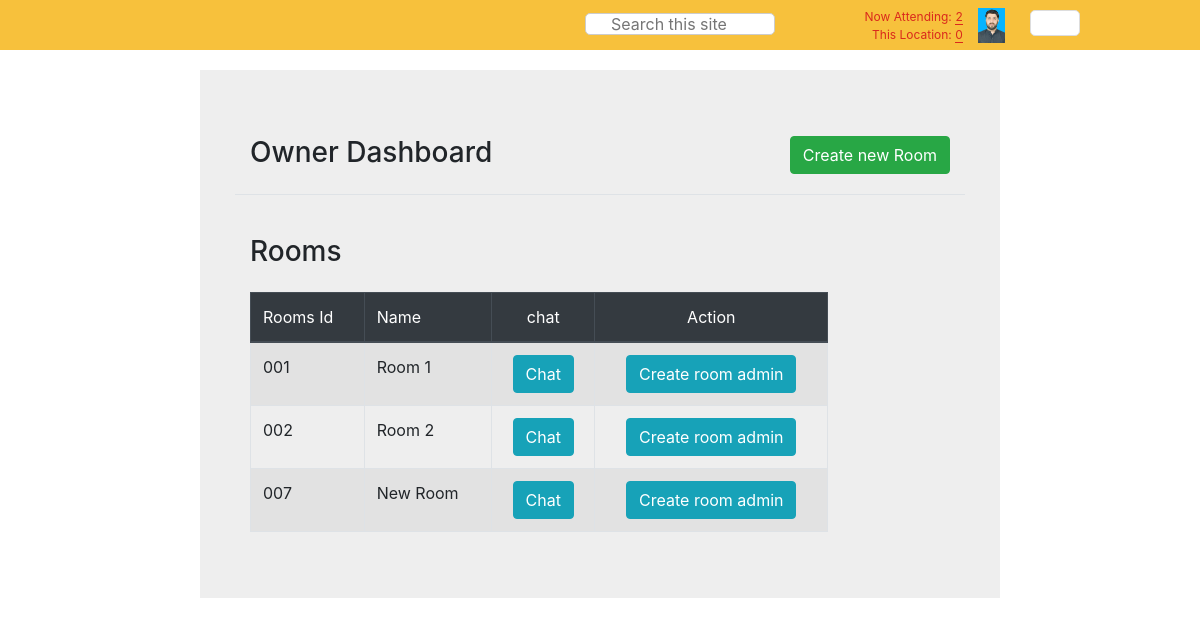
Screenshot of /chat/owner/dashboard/ (signed in) with the database file from the repository.
### common/models.py (models this page shows, shortened)
class UserProfile(models.Model):
    USER_TYPE_USER = 'user'
    USER_TYPE_PAGE_ADMIN = 'page_admin'
    USER_TYPE_OWNER = 'owner'
    USER_TYPE_MEMBER = 'member'
    USER_TYPES = (
        (USER_TYPE_USER, 'user'),
        (USER_TYPE_PAGE_ADMIN, 'page_admin'),
        (USER_TYPE_OWNER, 'owner'),
        (USER_TYPE_MEMBER, 'member'),
    )
    STATUS_ONLINE = 'Online'
    STATUS_OFFLINE = 'Offline'
    STATUS_AWAY = 'Away'
    STATUS_DONT_DISTURB = 'Do not Disturb'
    STATUSES = (
        (STATUS_ONLINE, 'Online'),
        (STATUS_OFFLINE, 'Offline'),
        (STATUS_AWAY, 'Away'),
        (STATUS_DONT_DISTURB, 'Do not Disturb')
    )
    user = models.OneToOneField(User, on_delete=models.CASCADE,
                                related_name='user_profile')
    company_name = models.CharField(max_length=200, null=True, blank=True)
    email = models.CharField(max_length=100, null=True, blank=True)
    date_of_birth = models.DateField(blank=True, null=True)
    profile_name = models.CharField(max_length=256, blank=True, null=True)
    profile_image = models.ImageField(upload_to="customer/profile/", null=True, blank=True)
    is_custom_profile_image = models.BooleanField(default=False)
    phone = models.CharField(max_length=256, blank=True, null=True)
    alternate_phone = models.CharField(max_length=256, blank=True, null=True)
    gender = models.CharField(
        max_length=1, choices=(('m', _('Male')), ('f', _('Female'))),
        blank=True, null=True)
    type = models.CharField(
        max_length=200, choices=USER_TYPES, default=USER_TYPE_USER,
        blank=True, null=True)
    hometown = models.CharField(max_length=256, blank=True, null=True)
    location = models.CharField(max_length=256, blank=True, null=True)
    address = models.CharField(max_length=256, blank=True, null=True)
    status = models.CharField(max_length=100, choices=STATUSES,
                             default=STATUS_ONLINE, blank=True, null=True)
    linked_in = models.URLField(max_length=256, blank=True, null=True)
    google_plus = models.URLField(max_length=256, blank=True, null=True)
    facebook = models.URLField(max_length=256, blank=True, null=True)
    youtube = models.URLField(max_length=256, blank=True, null=True)

### chat/models.py (models this page shows, shortened)
class RoomAdmin(models.Model):
    room = models.ForeignKey(Room, on_delete=models.CASCADE,
     related_name='admin_room', blank=True, null=True
    )
    user = models.ForeignKey(User, on_delete=models.CASCADE,
     related_name='user_room_admin', blank=True, null=True
    )
    status=models.BooleanField(default=True)

class Room(models.Model):
    title = models.CharField(max_length=255)
    staff_only = models.BooleanField(default=False)

### chat/views.py (the view)
# urls.py: path('owner/dashboard/', views.OwnerDashboard.as_view(), name='owner_dashboard'),
class OwnerDashboard(TemplateView):
    template_name = 'rooms/owner_dashboard.html'
    def get_context_data(self, **kwargs):
        context = super(
            OwnerDashboard, self).get_context_data(**kwargs)
        rooms = Room.objects.all()
        members = User.objects.all()
        roomadmins = RoomAdmin.objects.filter(
            user__id=self.request.user.id)
        context.update({
            'rooms': rooms,
            'roomadmins': roomadmins,
            'members': members,
            'total_logged_in_users': get_all_logged_in_users().count(),
            'logged_in_members': get_all_logged_in_users(),
        })
        return context

### common/views.py (called while the page is built)
def get_all_logged_in_users():
	sessions = Session.objects.filter(expire_date__gte=timezone.now())
	uid_list = []
	for session in sessions:
		data = session.get_decoded()
		uid_list.append(data.get('_auth_user_id', None))
	return User.objects.filter(id__in=uid_list)

### templates/rooms/owner_dashboard.html (shortened to what this page needs)
{% extends "base.html" %}
{% block content %}
<div style="background-color: #eeeeee; padding: 50px; margin-top: 20px">
<div class="row border-bottom py-3">
    <div class="col-md-6">
        <h3>Owner Dashboard</h3>
    </div>
    <div class="col-md-6">
        <a class="btn btn-success float-right text-white" data-toggle="modal" data-target="#createRoomModal">Create new Room</a>
    </div>
</div>
<div class="row">
    <div class="col-md-10">
        <div class="pt-4">
            <table class="table align-items-center table-striped table-bordered table-hover">
                <h3 class="py-3">Rooms</h3>
                <thead class="thead-dark">
                <tr>
                    <th>Rooms Id</th>
                    <th>Name</th>
                    <th class="text-center">chat</th>
                    <th class="text-center">Action</th>
                </tr>
                </thead>
                <tbody>
                {% for roomadmin in roomadmins %}
                    <tr>
                        <td>{{roomadmin.room.id|stringformat:"03d"}}</td>
                        <td>{{roomadmin.room.title|title}}</td>
                        <td class="text-center">
                            <a class="btn btn-info" href="{% url 'chat:room_detail' pk=roomadmin.room.id %}">Chat</a>
                        </td>
                        <td class="text-center">
                            <a class="btn btn-info" href="{% url 'chat:create_room_admin' pk=roomadmin.room.id %}">Create room admin</a>
                        </td>
                    </tr>
                {% endfor %}
                </tbody>
            </table>
        </div>
    </div>
</div>
</div>
{% endblock %}

### templates/base.html (shortened to what this page needs)
<!DOCTYPE html>
{% load staticfiles %}
<html>
<head>
	<link rel="stylesheet" href="{% static "css/style.css" %}" type="text/css" media="screen" />
	<link rel="stylesheet" href="{% static "css/ui-redesign.css" %}" type="text/css" />
    <link rel="stylesheet" href="{% static "css/bootstrap.min.css" %}" type="text/css" media="screen" />
    <link href="//netdna.bootstrapcdn.com/bootstrap/3.0.0/css/bootstrap-glyphicons.css" rel="stylesheet">
	<link rel="stylesheet" href="https://stackpath.bootstrapcdn.com/font-awesome/4.7.0/css/font-awesome.min.css" type="text/css" media="screen" />
</head>
<body>
    <div id="header-bar"><div>
    <div id="header" style="background: #f7c13c;">
        <div id="header-container">
        {% if request.user.is_authenticated %}
            <div id="header-controls" style="color:#666">
                <ul>
                    <li class="search-box">
                        <input id="search-keyword" class="round" placeholder="Search this site">
                        <a href="javascript:;" class="main-icon search" id="search-btn" tooltip="Click to Search"></a>
                    </li>
                    <li id="user-info">
    <div class="header-user">
        <div class="left onlineUser-num display-inline-table hide" id="online-counter" style="display: block;">
            <div class="display-table-row" style="cursor: pointer" data-toggle="modal" data-target="#attendingMembers"><div class="online-user-type display-table-cell">Now Attending</div><div class="display-table-cell">:&nbsp;</div><div class="display-table-cell"><a class="total-onlineUser num-tip" href="javascript:;">{{ total_logged_in_users|default:0 }}</a></div></div>
            <div class="display-table-row" style="cursor: pointer" data-toggle="modal" data-target="#thisLocation"><div class="online-user-type display-table-cell">This Location</div><div class="display-table-cell">:&nbsp;</div><div class="display-table-cell"><a class="current-onlineUser num-tip" href="javascript:;">{{ current_location_attending|default:0 }}</a></div></div>
        </div>
        <div id="user-info-avatar" class="user-info-avatar right">
            <img src="{% if request.user.user_profile.profile_image %}{{ request.user.user_profile.profile_image.url }}{% else %}https://cdn-akamai.6connex.com//user/2020/2/26/1585243263157_Andre.jpg{% endif %}">
        </div>
    </div>
</li>
                    <li id="settings">
                        <div class="set-btn btn relative">
                            <div class="gear-icon"></div>
                        </div>
                    </li>
                </ul>
            </div>
        {% endif %}
        </div>
    </div>
</div>
    </div>
	<section>
		{% block content %}
		{% endblock %}
	</section>
</body>
</html>

### app_static/css/style.css (style rules this page uses)
html, body, div, span, applet, object, iframe, h1, h2, h3, h4, h5, h6, p, blockquote, pre, a, abbr, acronym, address, big, cite, code, del, dfn, em, img, ins, kbd, q, s, samp, small, strike, strong, sub, sup, tt, var, b, u, i, center, dl, dt, dd, ol, ul, li, fieldset, form, label, legend, table, caption, tbody, tfoot, thead, tr, th, td, article, aside, canvas, details, embed, figure, figcaption, footer, header, hgroup, menu, nav, output, ruby, section, summary, time, mark, audio, video { margin: 0; padding: 0; border: 0; font-size: 100%; font: inherit; vertical-align: baseline; }
article, aside, details, figcaption, figure, footer, header, hgroup, menu, nav, section { display: block; }
body { line-height: 1; font-family: sans-serif; }
ol, ul { list-style: none; }
table { border-collapse: collapse; border-spacing: 0; }
section { width: 800px; margin: 0 auto; }

### rows the page displays
RoomAdmin: room.id "001", room "Room 1"
RoomAdmin: room.id "002", room "Room 2"
RoomAdmin: room.id "007", room "New Room"

### other values shown
{{ total_logged_in_users|default:0 }} "2"
{{ current_location_attending|default:0 }} "0"
